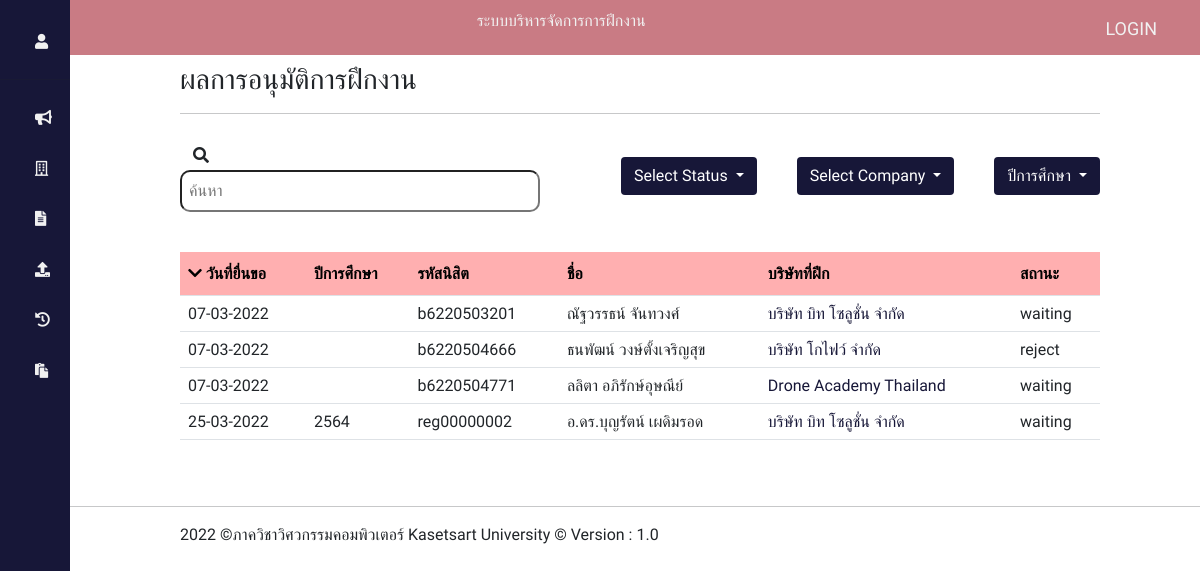
Before: /?controller=petition&action=index with the older database file.
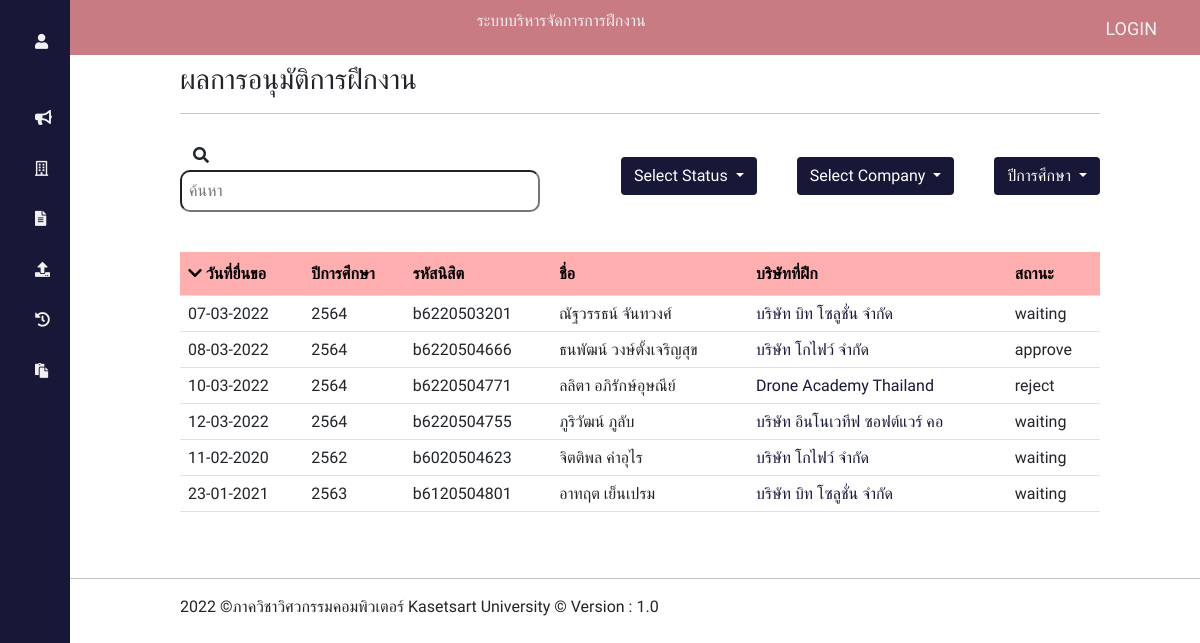
After: the same page with the newer database file.
### tables this page shows
CREATE TABLE `requestform` (
  `ID` int(5) NOT NULL,
  `requestID` varchar(11) NOT NULL,
  `statusName` enum('waiting','approve','reject') NOT NULL DEFAULT 'waiting',
  `createDate` date NOT NULL DEFAULT current_timestamp(),
  `phoneNumber` varchar(10) NOT NULL,
  `facebookName` varchar(50) NOT NULL,
  `positionRequest` varchar(50) NOT NULL,
  `agentName` varchar(50) NOT NULL,
  `agentPosition` varchar(50) NOT NULL,
  `HR_Name` varchar(50) NOT NULL,
  `HR_PhoneNamber` varchar(10) NOT NULL,
  `HR_Email` varchar(30) NOT NULL,
  `startDate` date NOT NULL,
  `endDate` date NOT NULL,
  `approverID` varchar(11) DEFAULT NULL,
  `companyID` int(3) NOT NULL,
  `reasonReject` varchar(300) DEFAULT NULL,
  `academicYear` varchar(4) DEFAULT NULL
);

CREATE TABLE `user` (
  `username` varchar(11) NOT NULL,
  `password` varchar(18) NOT NULL,
  `position` enum('student','lecturer','admin') NOT NULL,
  `firstName` varchar(30) NOT NULL,
  `lastName` varchar(30) NOT NULL,
  `academicYear` varchar(4) DEFAULT NULL,
  `imagePath` varchar(500) DEFAULT NULL
);

CREATE TABLE `company` (
  `ID` int(3) NOT NULL,
  `name` varchar(30) NOT NULL,
  `address` varchar(100) NOT NULL,
  `type` varchar(30) NOT NULL,
  `phoneNumber` varchar(10) NOT NULL,
  `faxNumber` varchar(10) NOT NULL,
  `department` enum('มี','ไม่มี') DEFAULT NULL,
  `payPerDay` int(3) DEFAULT 0,
  `agentName` varchar(50) DEFAULT NULL,
  `agentPosition` varchar(50) DEFAULT NULL,
  `HR_Name` varchar(50) DEFAULT NULL,
  `HR_Position` varchar(50) DEFAULT NULL,
  `HR_PhoneNamber` varchar(10) DEFAULT NULL,
  `requestPosition` varchar(100) DEFAULT NULL,
  `jobDescription` varchar(200) DEFAULT NULL,
  `amountPerson` int(2) DEFAULT NULL,
  `requiredSkill` varchar(200) DEFAULT NULL,
  `startDate` date DEFAULT NULL,
  `endDate` date DEFAULT NULL
);

### index.php (called while the page is built, shortened)
<?php
    if(isset($_GET['controller'])&&isset($_GET['action'])){
        $controller = $_GET['controller'];
        $action =$_GET['action'];
    }
    else{
        $controller='login';
        $action='index';
    }
    ?>
        <?php  require_once("routes.php") ?>

### controllers/petition_controller.php (called while the page is built, shortened)
<?php
     class PetitionController{
        public function index(){
            $requestform_List=Requestform::getAll();
            require_once("./view/petition/index_petition.php");
        }
    }

### models/requestformModels.php (called while the page is built, shortened)
<?php
class Requestform
{
    public function __construct(
        $id,
        $requestID,
        $statusName,
        $createDate,
        $phoneNumber,
        $facebookName,
        $positionRequest,
        $agentName,
        $agentPosition,
        $HR_Name,
        $HR_PhoneNamber,
        $HR_Email,
        $startDate,
        $endDate,
        $approverID,
        $companyID,
        $firstName,
        $lastName,
        $position,
        $academicYear,
        $imagePath,
        $companyName,
        $reasonReject
    ) {
        $this->requestID = $requestID;
        $this->statusName = $statusName;
        $this->createDate = $createDate;
        $this->companyID = $companyID;
        $this->firstName = $firstName;
        $this->lastName = $lastName;
        $this->academicYear = $academicYear;
        $this->companyName=$companyName;
    }
    public static function getAll()
    {
        $requestformList = [];
        require("connection_connect.php");
        $sql = "SELECT requestform.ID AS ID,requestID,statusName,createDate,requestform.phoneNumber AS phoneNumber,facebookName,positionRequest,
        requestform.agentName AS agentName,requestform.agentPosition AS agentPosition,requestform.HR_Name AS
        HR_Name,requestform.HR_PhoneNamber AS HR_PhoneNamber,requestform.HR_Email AS HR_Email,requestform.startDate AS
        startDate,requestform.endDate AS endDate,approverID,companyID,reasonReject,firstName,lastName,position,user.academicYear AS userAcademicYear,requestform.academicYear AS academicYear,imagePath,company.name
        AS companyName FROM requestform LEFT JOIN user ON user.username=requestform.requestID LEFT JOIN company ON companyID=company.ID;";
        $result = $conn->query($sql);
        while ($my_row = $result->fetch_assoc()) {
            $id = $my_row["ID"];
            $requestID = $my_row["requestID"];
            $statusName = $my_row["statusName"];
            $createDate = $my_row["createDate"];
            $phoneNumber = $my_row["phoneNumber"];
            $facebookName = $my_row["facebookName"];
            $positionRequest = $my_row["positionRequest"];
            $agentName = $my_row["agentName"];
            $agentPosition = $my_row["agentPosition"];
            $HR_Name = $my_row["HR_Name"];
            $HR_PhoneNamber = $my_row["HR_PhoneNamber"];
            $HR_Email = $my_row["HR_Email"];
            $startDate = $my_row["startDate"];
            $endDate = $my_row["endDate"];
            $approverID = $my_row["approverID"];
            $companyID = $my_row["companyID"];
            $firstName = $my_row["firstName"];
            $lastName = $my_row["lastName"];
            $position = $my_row["position"];
            $academicYear = $my_row["academicYear"];
            $imagePath=$my_row["imagePath"];
            $companyName=$my_row["companyName"];
            $reasonReject=$my_row["reasonReject"];
            $requestformList[] = new Requestform(
                $id,
                $requestID,
                $statusName,
                $createDate,
                $phoneNumber,
                $facebookName,
                $positionRequest,
                $agentName,
                $agentPosition,
                $HR_Name,
                $HR_PhoneNamber,
                $HR_Email,
                $startDate,
                $endDate,
                $approverID,
                $companyID,
                $firstName,
                $lastName,
                $position,
                $academicYear,
                $imagePath,
                $companyName,
                $reasonReject
            );
        }
        return $requestformList;
    }
}

### view/petition/index_petition.php (the view, shortened to what this page needs)
<?php require_once("menuTop.php") ?>
<body>
  <div>
    <h3>ผลการอนุมัติการฝึกงาน</h3>
    <hr style="width:100%;text-align:left;margin-left:0;">
    <form method="get" action="">
      <div class="search-box">
        <div>
          <div class="search">
            <button class="btn" type="submit" name="action" value="searchPetition"><i class="fas fa-search"></i></button>
            <input type="text" name="key" placeholder="ค้นหา" />
          </div>
        </div>
        <div class="dropdown" style="padding-left: 40px;">
          <button class="btn dropdown-toggle" style="background-color:#171738;color: #FFF;" type="button" id="dropdownMenuButton1" data-bs-toggle="dropdown" aria-expanded="false">
            Select Status
          </button>
        </div>
        <div class="dropdown" style="padding-left: 40px;">
          <button class="btn dropdown-toggle" style="background-color:#171738;color: #FFF;" type="button" id="dropdownMenuButton1" data-bs-toggle="dropdown" aria-expanded="false">
            Select Company
          </button>
        </div>
        <div class="dropdown" style="padding-left: 40px;">
          <button class="btn dropdown-toggle" style="background-color:#171738;color: #FFF;" type="button" id="dropdownMenuButton1" data-bs-toggle="dropdown" aria-expanded="false">
            ปีการศึกษา
          </button>
        </div>
      </div>
    </form>
    <table class="table" id="table-header">
      <tr method="get" action="">
        <th><a href="?controller=petition&action=SortDate&key1=1" style="color: #000; text-decoration: none;"><i class="fas fa-chevron-down"></i><?php echo " วันที่ยื่นขอ"; ?></th>
        <th>ปีการศึกษา</th>
        <th>รหัสนิสิต</th>
        <th>ชื่อ</th>
        <th>บริษัทที่ฝึก</th>
        <th>สถานะ</th>
      </tr>
      <?php
      foreach ($requestform_List as $requestform) {
        $timestamp = strtotime($requestform->createDate);
        $new_dateformat = date("d-m-Y", $timestamp);
        echo "<tr><td>$new_dateformat</td>
                  <td>$requestform->academicYear</td>
                  <td>$requestform->requestID</td>
                  <td>$requestform->firstName  $requestform->lastName</td>";?>
                  <td><a style="text-decoration: none;color: #171738;" href='?controller=company&action=viewCompany&ID=<?php echo "$requestform->companyID"; ?>'><?php echo "$requestform->companyName"; ?></a></td>
                  <td><?php echo "$requestform->statusName"; ?></td>
      <?php
      };
      ?>
    </table>
      <br>
  </div>
</body>
<?php require_once("menuDown.php") ?>

### routes.php (shortened to what this page needs)
<?php
    $controllers =array('pages'=>['home','error','login'],
    'login'=>['index','login','logout'],
    'profile'=>['index',"profile2",'viewRequest'],
    'announce'=>['index','addAnnounce'],
    'company'=>['index','newCompany','addCompany','viewCompany','indexcompanyDetail','updatecompanyDetailPage1','updatecompanyDetailPage2','updatecompanyDetailPage3'],
    'uploadreport'=>['index'],
    'internshiphistory'=>['index','detailInternshiphistory'],
    'petition'=>['index','newPetition','addPetition','indexSummaryPetition','approvePetition','approveView','approveApprove','approveReject','searchPetition','SortDate','searchApprove'],
    'document'=>['IndexdownloadRequestInternship','IndexdownloadDocument','IndexuploadDocument']);
    function call($controller,$action){
        switch($controller){
            case "petition":
                        require_once("models/companyModel.php");
                        require_once("models/requestformModels.php");
                        $controller = new PetitionController();
                        break;
        }
        $controller->{$action}();
    }
    if(array_key_exists($controller,$controllers)){
        if(in_array($action,$controllers[$controller])){
            call($controller,$action);
        }
        else{
            call('pages','error');
        }
    }
    else{
        call('pages','error');
    }
?>

### menuTop.php (shortened to what this page needs)
<!DOCTYPE html>
<html lang="en">
<head>
    <link href="./fontawesome-free-5.15.4-web/css/all.css" rel="stylesheet">
    <link href="https://cdn.jsdelivr.net/npm/@fortawesome/fontawesome-free@5.15.4/css/fontawesome.min.css" rel="stylesheet">
    <link href="https://cdn.jsdelivr.net/npm/bootstrap@5.1.1/dist/css/bootstrap.min.css" rel="stylesheet">
</head>
<body style="font-family: 'Prompt', sans-serif;">
    <div class="navbar">
        <div><p>ระบบบริหารจัดการการฝึกงาน</p></div>
        <?php
        if (isset($_SESSION['firstname'])) {
        ?>
          <a class="btn" href="?controller=login&action=index"><i class="fas fa-sign-out-alt"></i> LOGOUT</a>
        <?php
        } else {
          echo "<a class='btn' href='?controller=login&action=index'>LOGIN</a>";
        }
        ?>
    </div>
    <div class="sidenav">
        <a href="?controller=profile&action=<?php if($_SESSION['position']=="student"){
          echo "index";
        }else{
          echo "profile2";
        }?>">
        <i class="fas fa-user"></i>
        <span style="padding: 0px 70px 0px 26px;"><?php echo $_SESSION['firstname'];?> <?php echo $_SESSION['lastname'];?></span></a>
        <hr style="width:100%;text-align:left;margin-left:0">
        <a href="?controller=announce&action=index"><i class="fas fa-bullhorn"></i><span style="padding-left: 26px;">ดูประกาศ</span></a>
        <a href="?controller=company&action=index"><i class="far fa-building"></i><span style="padding-left: 26px;">สถานประกอบการ</span></a>
        <div class="dropdown"><a href="#"><i class="fas fa-file-alt"></i><span style="padding: 0px 70px 0px 26px;">คำร้องฝึกงาน</span><i class="fa fa-caret-down"></i></a>
        </div>
        <a href="?controller=uploadreport&action=index"><i class="fas fa-upload"></i><span style="padding-left: 26px;">อัพโหลดรายงาน</span></a>
        <a href="?controller=internshiphistory&action=index"><i class="fas fa-history"></i><span style="padding-left: 26px;">ประวัติการฝึกงาน</span></a>
        <div class="dropdown"><a href="#"><i class="fas fa-paste"></i><span style="padding: 0px 40px 0px 26px;">เอกสารการฝึกงาน</span><i class="fa fa-caret-down"></i></a>
        </div>
  </div>
  <div class="content-main">

### menuDown.php
</div>
        <footer>
                    <hr className="line"/>
                    <p style="padding-left: 180px;">2022 ©ภาควิชาวิศวกรรมคอมพิวเตอร์ Kasetsart University © Version : 1.0</p>
        </footer>
</body>
</html>

### menuTop.php (style rules this page uses)
body { font-family:'Prompt', sans-serif; margin:0; background-color: rgb(240, 240, 240); }
.sidenav { height: 100%; width: 70px; position: fixed; z-index: 1; top: 0; left: 0; background-color: #171738; overflow-x: hidden; padding-top: 20px; transition: 0.5s; display: flexbox; }
.sidenav a { padding: 14px 8px 14px 35px; text-decoration: none; font-size: 15px; color: #f1f1f1; display: flex; transition: 0.3ss; white-space: nowrap; }
.navbar { background-color: #C97B84; width: 100%; height: 55px; top: 0; left: 0; position: sticky; display: flex; justify-content: space-around; padding: 30px; font-size: 16px; color: #f1f1f1; }
.navbar a { text-decoration: none; color: #f1f1f1; font-size: 18px; }
.content-main { width: 100%; padding: 8px 100px 10px 180px; top: 0; left: 0; }

### view/petition/index_petition.php (style rules this page uses)
.search-box { margin: 10px 0px 30px 0px; display: flex; align-items: center; border-radius: 10px; }
.search { padding: 10px 0px 10px 0px; }
.search input { border-radius: 10px; width: 360px; padding: 7px; }
#table-header { padding-top: 20px; border-collapse: collapse; width: 100%; }
#table-header tr th { padding-top: 12px; padding-bottom: 12px; text-align: left; background-color: #FFAFB0; color: #000; }

Changed rows visible on the page:
removed requestform: createDate "25-03-2022", academicYear "2564", requestID "reg00000002", requestID.firstName "อ.ดร.บุญรัตน์", requestID.lastName "เผดิมรอด", companyID.name "บริษัท บิท โซลูชั่น จำกัด", statusName "waiting"
changed requestform "ณัฐวรรธน์": academicYear (not shown) → "2564"
changed requestform "ธนพัฒน์": createDate "07-03-2022" → "08-03-2022"; academicYear (not shown) → "2564"; statusName "reject" → "approve"
changed requestform "ลลิตา": createDate "07-03-2022" → "10-03-2022"; academicYear (not shown) → "2564"; statusName "waiting" → "reject"
added requestform: createDate "12-03-2022", academicYear "2564", requestID "b6220504755", requestID.firstName "ภูริวัฒน์", requestID.lastName "ภูลับ", companyID.name "บริษัท อินโนเวทีฟ ซอฟต์แวร์ คอ", statusName "waiting"
added requestform: createDate "11-02-2020", academicYear "2562", requestID "b6020504623", requestID.firstName "จิตติพล", requestID.lastName "คำอุไร", companyID.name "บริษัท โกไฟว์ จำกัด", statusName "waiting"
added requestform: createDate "23-01-2021", academicYear "2563", requestID "b6120504801", requestID.firstName "อาทฤต", requestID.lastName "เย็นเปรม", companyID.name "บริษัท บิท โซลูชั่น จำกัด", statusName "waiting"
